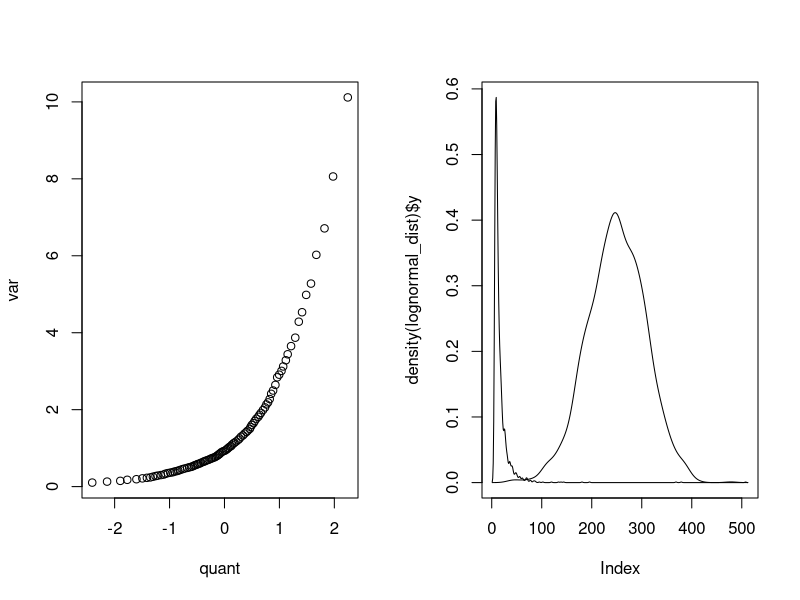

Recreate this plot in R.
normal_dist <- rnorm(2000)
lognormal_dist <- rlnorm(2000)

par(mfrow=c(1,2))
quant <- quantile(normal_dist,probs = seq(0.01,0.99,0.01),names=FALSE)
var <- quantile(lognormal_dist,probs = seq(0.01,0.99,0.01),names=FALSE)
plot(quant, var)

plot(density(lognormal_dist)$y, type="l")
lines(density(normal_dist)$y)

